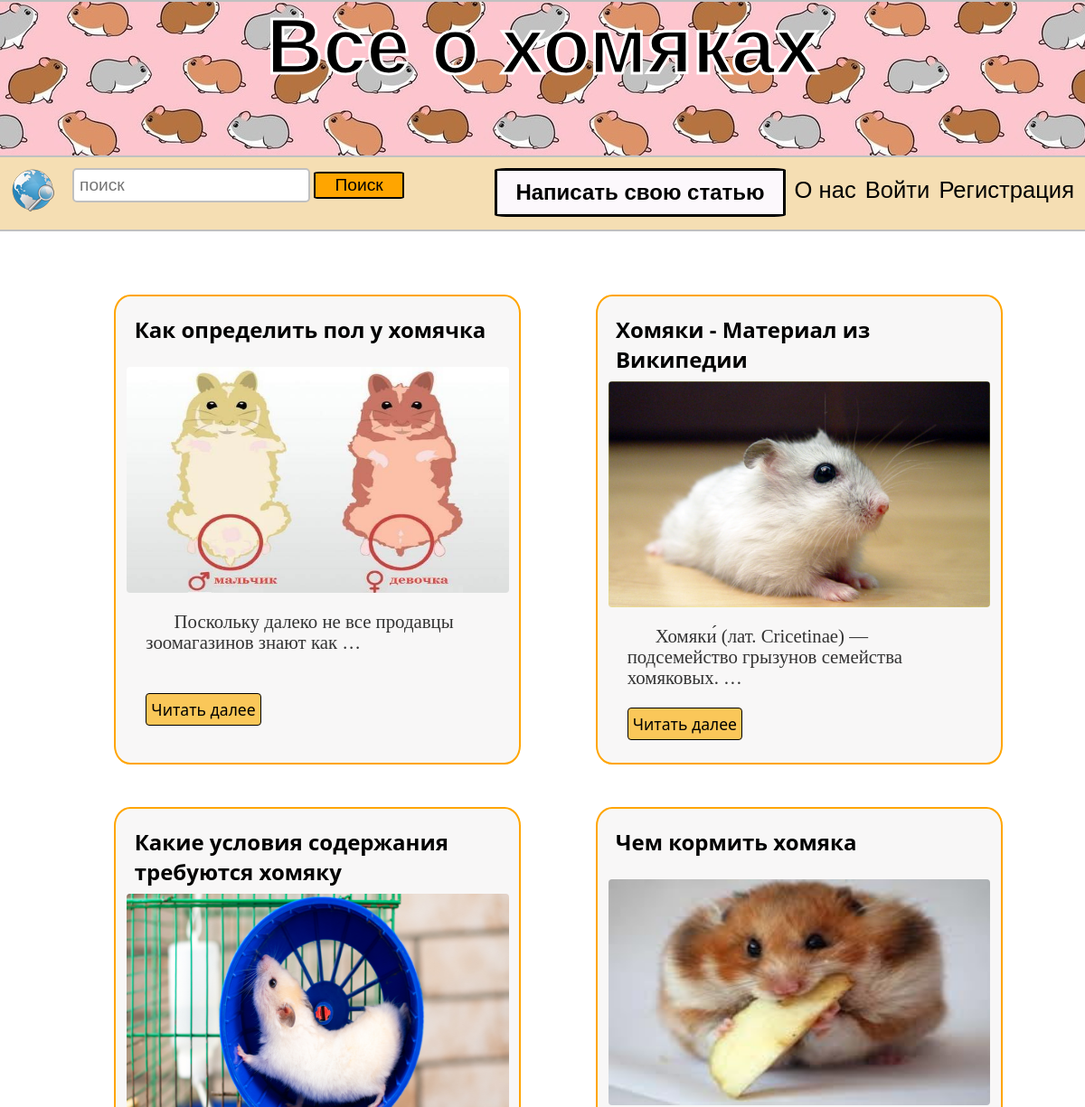
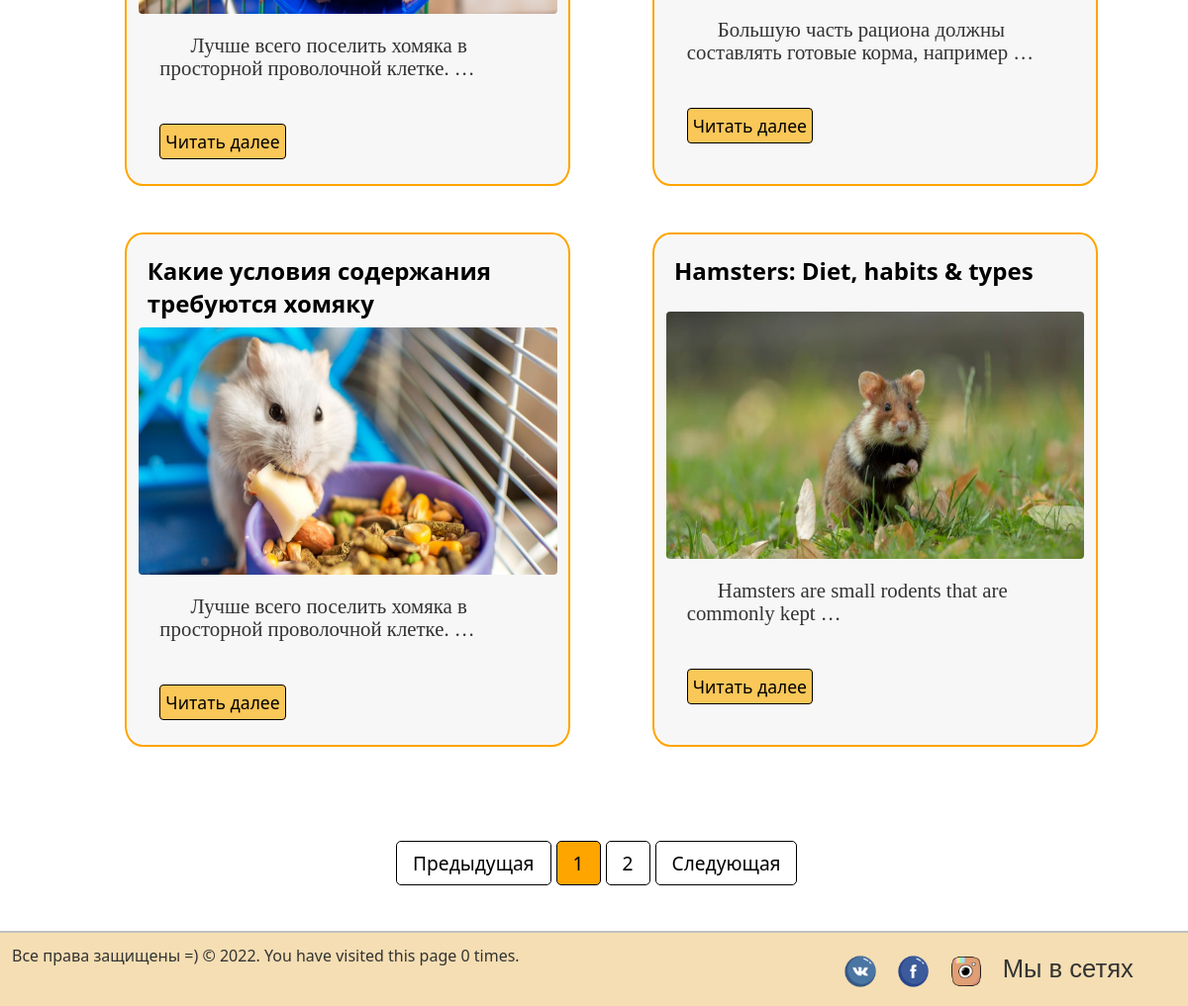
The page / on the database its author committed (2 pictures, top to bottom).
### myblog/models.py (models this page shows, shortened)
class Post(models.Model):
    title = models.CharField(max_length=200)
    url = models.SlugField(null=False, unique=True)
    content = models.TextField()
    image = models.ImageField()
    created_at = models.DateField(default=timezone.now)
    author = models.ForeignKey(User, on_delete=models.CASCADE)

### myblog/views.py (the view)
# urls.py: path('', MainView.as_view(), name='index'),
class MainView(View):
    def get(self, request, *args, **kwargs):
        posts = Post.objects.get_queryset().order_by('-created_at')
        paginator = Paginator(posts, 6)
        page_number = request.GET.get('page')
        page_obj = paginator.get_page(page_number)
        num_visits = request.session.get('num_visits', 0)
        request.session['num_visits'] = num_visits + 1
        return render(request, 'myblog/index.html', context={
            'page_obj': page_obj, 'num_visits':num_visits
        })

### myblog/templates/myblog/index.html (shortened to what this page needs)
{% extends './base.html' %}
{% load static %}
{% block content %}
	<div class="wrapper">
		<div class="articles">
			{% for post in page_obj %}
			<div class="article">
					<div class="content">
						<div class="title">
							<h4>{{ post.title|safe }}</h4>
						</div>
						<img src="media/{{ post.image }}" title="Humster picture">
						<p>{{ post.content|truncatewords:8 }}</p>
					</div>
					<a href="{% url 'post_detail' slug=post.url %}">Читать далее</a>
			</div>
			{% endfor %}
		</div>
	</div>
	{% endblock content %}
{% block pagination %}
    <div class="pagin_div">
        <nav class="pagination">
        <ul class="pagination">
            {% if page_obj.has_previous %}
                <a class="" href="?page={{ page_obj.previous_page_number }}" tabindex="-1">Предыдущая</a>
            {% else %}
                <li><a href="#" tabindex="-1">Предыдущая</a></li>
            {% endif %}
            {% for i in page_obj.paginator.page_range %}
                {% if i == page_obj.number %}
                    <li><a href="?page={{ i }}" class="sr-only">{{ i }}</a></li>
                {% else %}
                    <li><a href="?page={{ i }}" >{{ i }}</a></li>
                {% endif %}
            {% endfor %}
        {% if page_obj.has_next %}
            <a class="next" href="?page={{ page_obj.next_page_number }}">Следующая</a>
        {% else %}
            <li class="next"><a href="#">Следующая</a></li>
        {% endif %}
        </ul>
    </nav>
    </div>
    <br>
{% endblock %}

### myblog/static/css/style.css (style rules this page uses)
* { margin: 0; padding: 0; outline: none; }
html { height: 100%; }
body { width: 100%; height: 100%; color: #333; background-color: f7f7f7; font-size: 1em; font-family: "Segoe UI", sans-serif; }
a { color: black; text-decoration: none; transition: all.6s ease; -moz-transition: all.6s ease; }
.wrapper { margin-top: 3%; padding: 1%; margin-bottom: 3%; }
.wrapper .articles { width: 100%; margin: 0px 2%; margin-left: auto; margin-right: auto; display: flex; justify-content: center; flex-wrap: wrap; }
li { list-style-type: none; }
.wrapper .articles .article { margin: 1%; width: 450px; border: 2px solid orange; padding: 1%; box-sizing: border-box; border-radius: 4%; background-color: #F8F7F7; height: auto; }
.wrapper .articles .article img { width: 100%; height: 250px; border-radius: 4px 4px 4px 4px; margin-bottom: 10px; }
.wrapper .articles .article p { margin-left: 5%; width: 90%; text-indent: 1.5em; padding-top: 6px; font-family: Verdana fantasy; line-height: 110%; font-size: 1.3em; min-height: 90px; }
.wrapper .articles .article .content .title { font-weight: normal; font-size: 1.5em; color: black; margin: 2%; min-height: 50px; }
.wrapper .articles .article a { padding: 5px; background-color: #FAC759; margin-left: 5%; margin-bottom: 3%; border-radius: 4px; float: left; border: 1px solid black; font-size: 1.1em; }
.pagin_div { width: 400px; margin-left: auto; margin-right: auto; padding-top: 2%; padding-bottom: 2%; }
.pagination { display: flex; column-gap: 5px; }
.pagination a { color: black; float: left; padding: 8px 16px; text-decoration: none; border: 1px solid black; border-radius: 5px; font-size: 1.2em; }
.pagination .sr-only { background: orange; }
@media (max-width: 1200px) { .wrapper .articles .article { margin: 2% 2% 2% 5%; } }

### rows shown on the page
Post: title "Как определить пол у хомячка", image (picture), content "Поскольку далеко не все продавцы зоомагазинов знают как …"
Post: title "Хомяки - Материал из Википедии", image (picture), content "Хомяки́ (лат. Cricetinae) — подсемейство грызунов семейства хомяковых. …"
Post: title "Какие условия содержания требуются хомяку", image (picture), content "Лучше всего поселить хомяка в просторной проволочной клетке. …"
Post: title "Чем кормить хомяка", image (picture), content "Большую часть рациона должны составлять готовые корма, например …"
Post: title "Какие условия содержания требуются хомяку", image (picture), content "Лучше всего поселить хомяка в просторной проволочной клетке. …"
Post: title "Hamsters: Diet, habits & types", image (picture), content "Hamsters are small rodents that are commonly kept …"

### other values the page prints
{{ i }} "1"
{{ i }} "2"
{{ num_visits }} "0"
